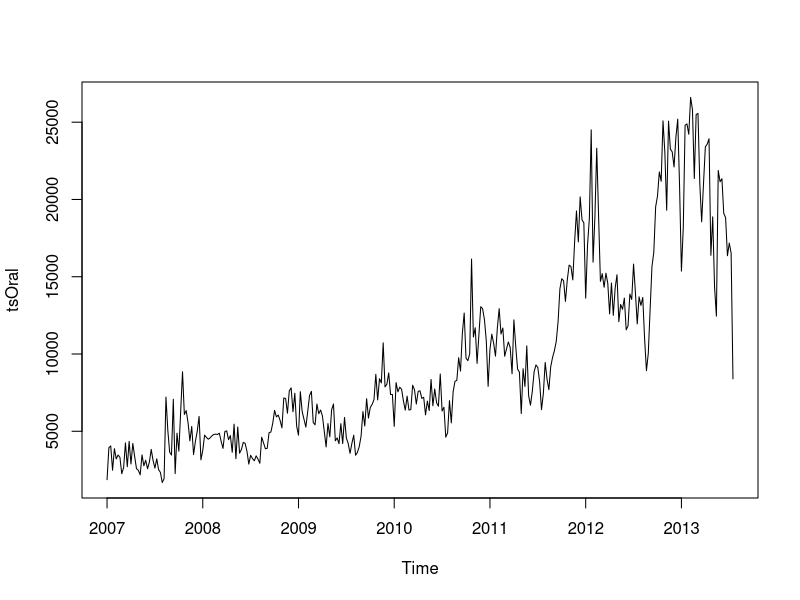
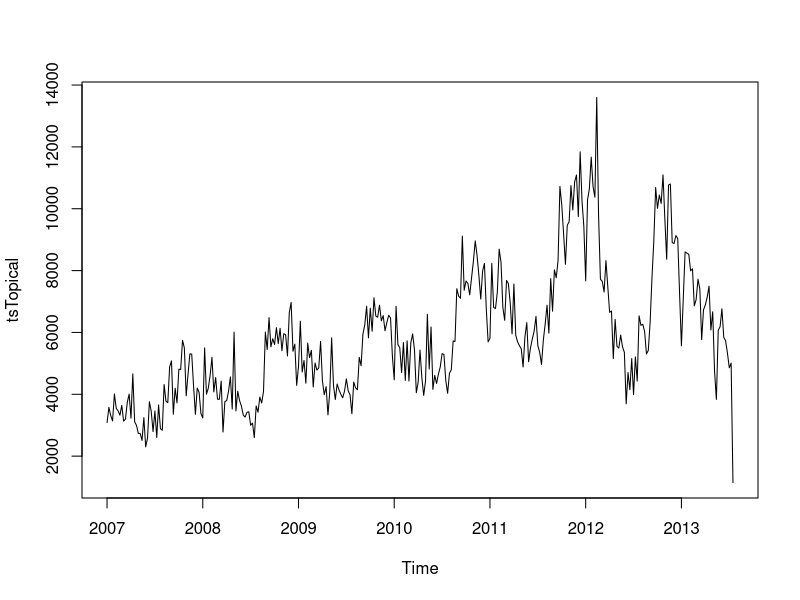
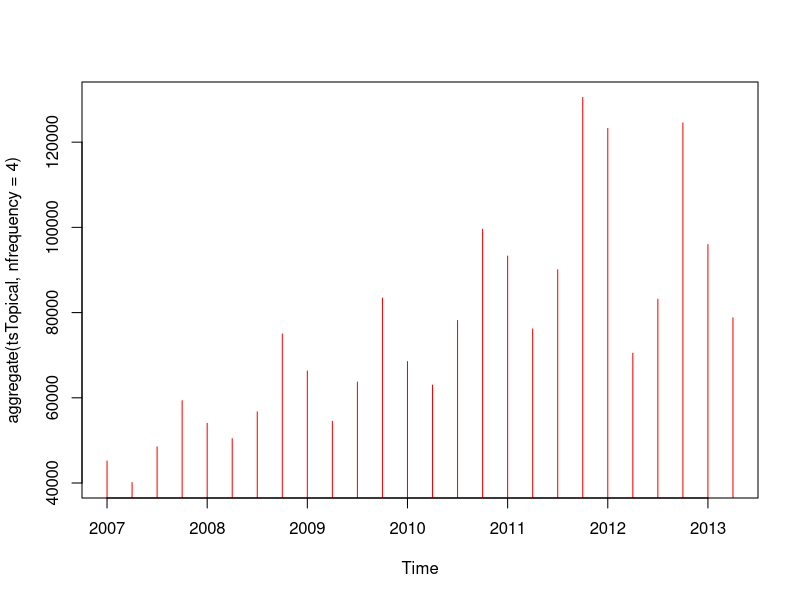
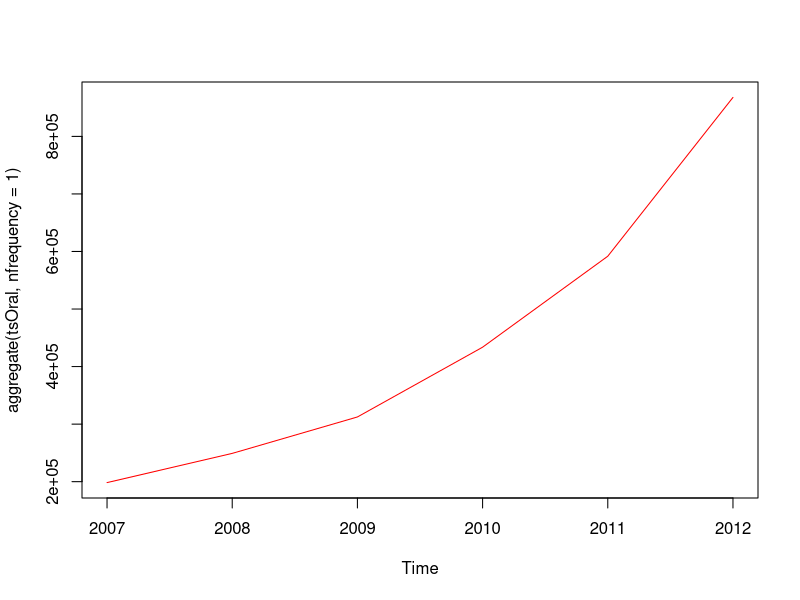

Reproduce these figures in R, in order. (Note: this script raises an error after producing the figures.)
## ---- chunk 1
knitr::opts_chunk$set(eval=F, echo=F)
solution <- FALSE

## ---- chunk 2
scabies<-read.csv2(file="RawdataScabiesDrugs.csv")
## ---- chunk 3
tsOral=ts(scabies$O, frequency = 52, start=c(2007,1))
## ---- chunk 4
tsTopical=ts(scabies$T, frequency = 52, start=c(2007,1))
## ---- chunk 5
plot(tsOral,type="l")
plot(tsTopical,type="l")
## ---- chunk 6


plot(aggregate(tsTopical, nfrequency = 4), col="red", type="h")

plot(aggregate(tsOral, nfrequency = 1), col="red")

## ---- chunk 7
plot(ma(tsOral, order = 4))
## ---- chunk 8
decO=decompose(tsOral)
decT=decompose(tsTopic)
## ---- chunk 9
decOs=stl(tsOral, s.window="periodic")
decTs=stl(tsTopic, s.window="periodic")
## ---- chunk 10
fitO=auto.arima(tsOral, trace=T)
fitT=auto.arima(tsTopic, trace=T)
## ---- chunk 11
plot(forecast(fitO, h=52))
plot(forecast(fitT, h=52))
## ---- chunk 12
ILI=read.csv2(file = "ILIData.csv")

plot(decompose(tsILI))

plot(stl(tsILI, s.window="periodic"))
